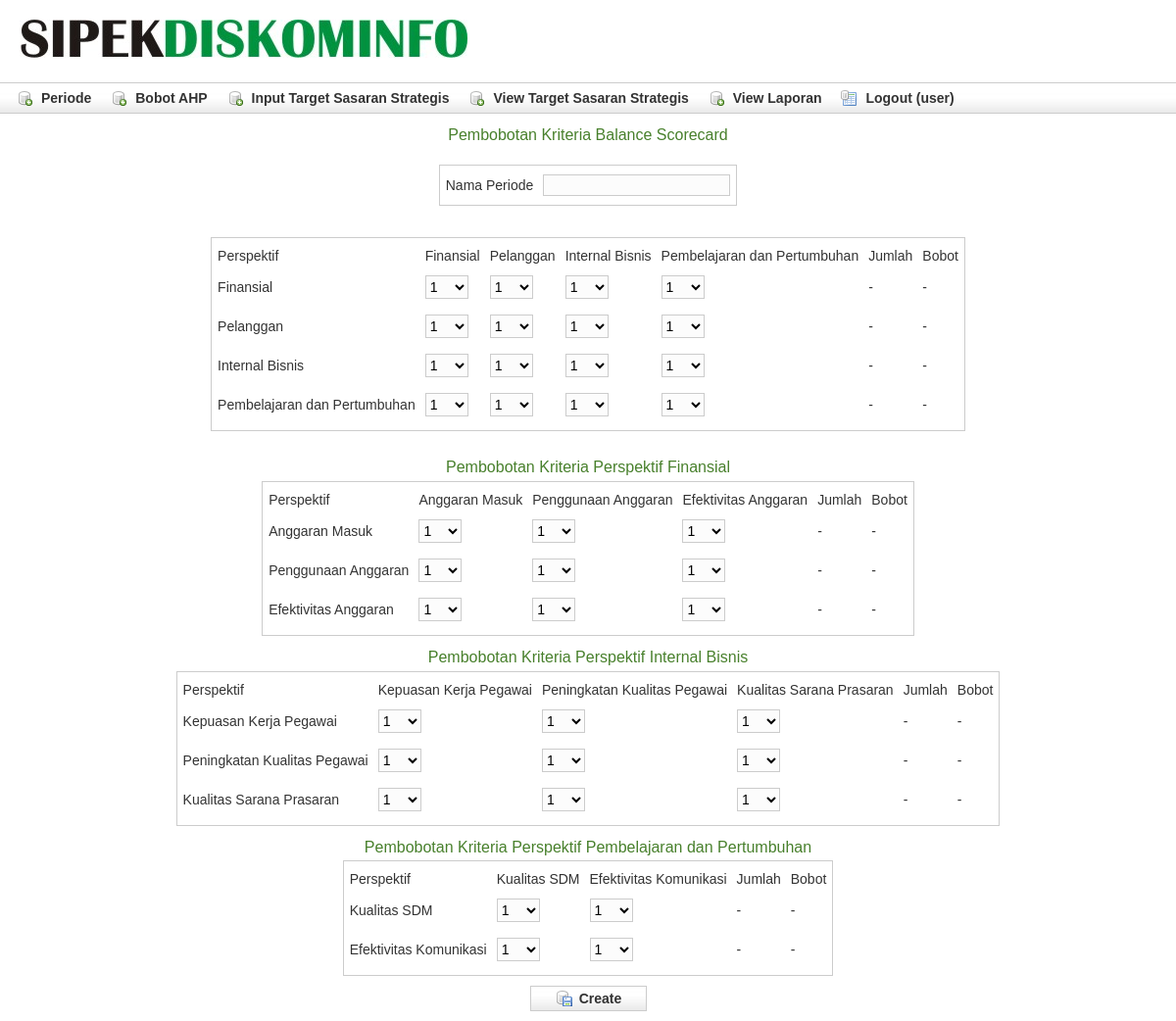
Page /pembobotan_add.php (signed in) on the committed database.
### tables this page shows
CREATE TABLE `kriteria` (
  `id` int(11) NOT NULL auto_increment,
  `nama` varchar(255) NOT NULL,
  `parent_id` int(11) default NULL,
  PRIMARY KEY  (`id`),
  KEY `parent_id` (`parent_id`)
);

### pembobotan_add.php (the view, shortened to what this page needs)
<?php
include 'connect.php';
$sth = $db->prepare("SELECT * FROM kriteria WHERE parent_id is NULL");
$sth->execute();
$listKriteria = $sth->fetchAll (PDO::FETCH_ASSOC);
?>
<?php include 'header.php'?>
<div class="body" align="center">
    <h1 align="center">Pembobotan Kriteria Balance Scorecard</h1>
	<form method="post">
		<table>
			<tr>
				<td valign="center" class="name">
					<label for="Periode">Nama Periode</label>
				</td>
				<td valign="top" class="value">
					<input type="text" name="nama_periode"/>
				</td>
			</tr>
		</table>
		<br/>
		<br/>
		<div class="dialog">
			<table border="0">
				<tr>
					<td>Perspektif</td>
					<?php foreach($listKriteria as $kriteria):?>
					<td><?php echo $kriteria['nama'] ?></td>
					<?php endforeach ?>
					<td>Jumlah</td>
					<td>Bobot</td>
				</tr>
				<?php foreach($listKriteria as $baris):?>
				<tr>
					<td><?php echo $baris['nama'] ?></td>
					<?php foreach($listKriteria as $kolom):?>
					<td>
						<select name="bobot[<?php echo $baris['id'] ?>][<?php echo $kolom['id'] ?>]" id="bobot_<?php echo $baris['id']?>_<?php echo $kolom['id']?>">
							<option value="1" selected="selected">1</option>
						</select>
					</td>
					<?php endforeach ?>
					<td id="jumlah_<?php echo $baris['id']?>">-</td>
					<td id="bobot_<?php echo $baris['id']?>">-</td>
				</tr>
				<?php endforeach ?>
			</table>
			<br/>
			<?php foreach($listKriteria as $parent):?>
			<?php
			$sth = $db->prepare("SELECT * FROM kriteria WHERE parent_id = :id");
			$sth->execute(array('id' => $parent['id']));
			$listChild = $sth->fetchAll(PDO::FETCH_ASSOC);
			?>
			<?php if (count($listChild)>0):?>
			<div class="body" align="center">
				<h1 align="center">Pembobotan Kriteria Perspektif <?php echo $parent['nama'] ?></h1>
				<table border="0">
					<tr>
						<td>Perspektif</td>
						<?php foreach($listChild as $kriteria):?>
						<td><?php echo $kriteria['nama'] ?></td>
						<?php endforeach ?>
						<td>Jumlah</td>
						<td>Bobot</td>
					</tr>
					<?php foreach($listChild as $baris):?>
					<tr>
						<td><?php echo $baris['nama'] ?></td>
						<?php foreach($listChild as $kolom):?>
						<td>
							<select name="bobot[<?php echo $baris['id'] ?>][<?php echo $kolom['id'] ?>]" id="bobot_<?php echo $baris['id']?>_<?php echo $kolom['id']?>">
							<option value="1" selected="selected">1</option>
							</select>
						</td>
						<?php endforeach ?>
						<td id="jumlah_<?php echo $baris['id']?>">-</td>
						<td id="bobot_<?php echo $baris['id']?>">-</td>
					</tr>
					<?php endforeach ?>
				</table>
			</div>
			<?php endif ?>
			<?php endforeach ?>
			<div class="buttons" align="center">
	            <span class="button"><input class="save" name="submit" type="submit" value="Create" /></span>
	        </div>
		</div>
	</form>
</div>
<?php include 'footer.php' ?>

### stylesheets/main.css (style rules this page uses)
html * { margin: 0; }
body { background: #fff; color: #333; font: 14px verdana, arial, helvetica, sans-serif; }
h1 { color: #48802c; font-weight: normal; font-size: 16px; margin: .8em 0 .3em 0; }
input, select, textarea { background-color: #fcfcfc; border: 1px solid #ccc; font: 14px verdana, arial, helvetica, sans-serif; margin: 2px 0; padding: 2px 4px; }
select { padding: 2px 2px 2px 0; }
.body { float: center; margin: 0 15px 10px 15px; }
table { border: 1px solid #ccc; }
tr { border: 0; }
td, th { font: 14px verdana, arial, helvetica, sans-serif; line-height: 12px; padding: 5px 4px; text-align: left; vertical-align: left; }
.dialog table { padding: 5px 0; }
.buttons { background: #fff url(../images/skin/shadow.jpg) bottom repeat-x; border: 1px solid #ccc; color: #666; font-size: 14px; margin-top: 5px; overflow: hidden; width: 10%; padding: 0; }
.buttons input { background: #fff; border: 0; color: #333; cursor: pointer; font-size: 14px; font-weight: bold; margin-left: 3px; overflow: visible; padding: 2px 6px; }
.buttons input.save { background: transparent url(../images/skin/database_save.png) 5px 30% no-repeat; padding-left: 28px; }

### rows in the picture
kriteria: nama "Finansial", id "1"
kriteria: nama "Pelanggan", id "1"
kriteria: nama "Internal Bisnis", id "1"
kriteria: nama "Pembelajaran dan Pertumbuhan", id "1"
kriteria: nama "Anggaran Masuk", id "1"
kriteria: nama "Penggunaan Anggaran", id "1"
kriteria: nama "Efektivitas Anggaran", id "1"
kriteria: nama "Kepuasan Kerja Pegawai", id "1"
kriteria: nama "Peningkatan Kualitas Pegawai", id "1"
kriteria: nama "Kualitas Sarana Prasaran", id "1"
kriteria: nama "Kualitas SDM", id "1"
kriteria: nama "Efektivitas Komunikasi", id "1"

### other values in the picture
$_SESSION['user']['username'] "user"
